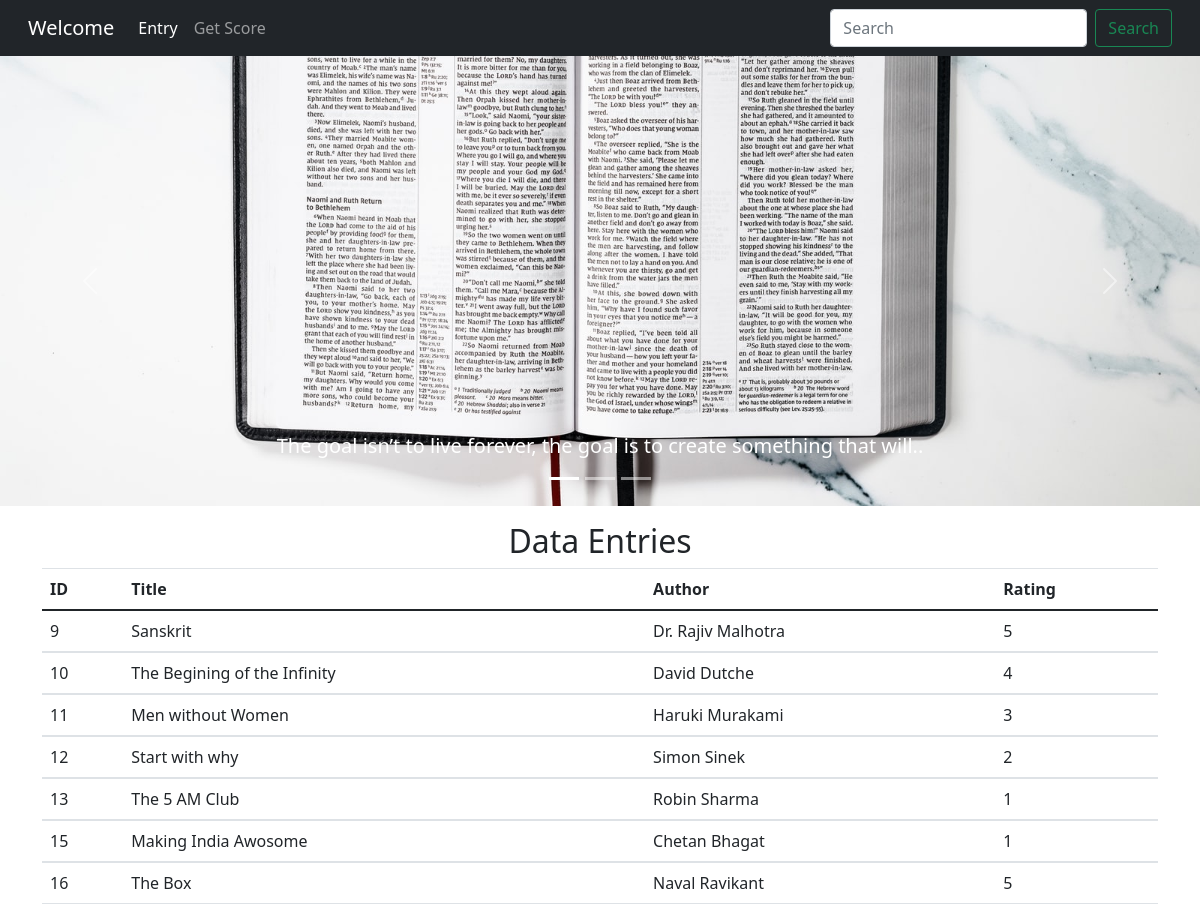
The page / on the database its author committed.
### rest_app/models.py (models this page shows)
class Article(models.Model):
    id=models.AutoField(primary_key=True)
    title=models.CharField(max_length=100)
    author=models.CharField(max_length=100)
    rating=models.CharField(max_length=5,
        choices=rating_choice,
        default=5
    )
    date=models.DateTimeField(auto_now_add=True)
    def __str__(self):
        return self.title

### rest_app/views.py (the view)
# urls.py: 2. Add a URL to urlpatterns:  path('', views.home, name='home')
def home(request):
    articles = Article.objects.all()
    print(articles)
    serializer = ArticleSerializer(articles, many=True)
    data=serializer.data
    return render(request, 'welcome.html', {'d': data})

### templates/welcome.html (shortened to what this page needs)
{% extends 'base.html' %}
{% block body%}
<div class= "container-fluid px-0 mb-3">
<div id="carouselExampleCaptions" class="carousel slide" data-bs-ride="carousel">
  <ol class="carousel-indicators">
    <li data-bs-target="#carouselExampleCaptions" data-bs-slide-to="0" class="active"></li>
    <li data-bs-target="#carouselExampleCaptions" data-bs-slide-to="1"></li>
    <li data-bs-target="#carouselExampleCaptions" data-bs-slide-to="2"></li>
  </ol>
  <div class="carousel-inner">
    <div class="carousel-item active">
      <img src="static/img/slide1.jpg" class="d-block w-100" alt="...">
      <div class="carousel-caption d-none d-md-block">
        <h5>The goal isn’t to live forever, the goal is to create something that will..</h5>
      </div>
    </div>
  </div>
  <a class="carousel-control-prev" href="#carouselExampleCaptions" role="button" data-bs-slide="prev">
    <span class="carousel-control-prev-icon" aria-hidden="true"></span>
  </a>
  <a class="carousel-control-next" href="#carouselExampleCaptions" role="button" data-bs-slide="next">
    <span class="carousel-control-next-icon" aria-hidden="true"></span>
  </a>
</div>
</div>
<div class="container">
  <h2 class="text-center">Data Entries</h2>
  <table class="table">
    <thead>
      <tr>
        <th>ID </th>
        <th>Title </th>
        <th>Author</th>
        <th>Rating</th>
      </tr>
    </thead>
    {% for item in d%}
    <tbody>
      <tr>
        <td>{{item.id}}</td>
        <td>{{item.title}}</td>
        <td>{{item.author}}</td>
        <td>{{item.rating}}</td>
      </tr>
    </tbody>
    {% endfor %}
  </table>
</div>
{% endblock%}

### templates/base.html (shortened to what this page needs)
<!doctype html>
<html lang="en">
  <head>
    <link rel="stylesheet" href="https://maxcdn.bootstrapcdn.com/bootstrap/4.5.2/css/bootstrap.min.css">
    <link href="https://cdn.jsdelivr.net/npm/bootstrap@5.0.0-beta1/dist/css/bootstrap.min.css" rel="stylesheet">
  </head>
  <body>
    <nav class="navbar navbar-expand-lg navbar-dark bg-dark">
      <div class="container-fluid">
        <a class="navbar-brand" href="/">Welcome</a>
        <div class="collapse navbar-collapse" id="navbarSupportedContent">
          <ul class="navbar-nav me-auto mb-2 mb-lg-0">
            <li class="nav-item">
              <a class="nav-link active" aria-current="page" href="/entry">Entry</a>
            </li>
            <li class="nav-item">
              <a class="nav-link" href="/get_score">Get Score</a>
            </li>
          </ul>
          <form class="d-flex">
            <input class="form-control me-2" type="search" placeholder="Search" aria-label="Search">
            <button class="btn btn-outline-success" type="submit">Search</button>
          </form>
        </div>
      </div>
    </nav>
    {% block body %}
    {% endblock %}
  </body>
</html>

### rows shown on the page
Article: title "Sanskrit", author "Dr. Rajiv Malhotra"
Article: title "The Begining of the Infinity", author "David Dutche"
Article: title "Men without Women", author "Haruki Murakami"
Article: title "Start with why", author "Simon Sinek"
Article: title "The 5 AM Club", author "Robin Sharma"
Article: title "Making India Awosome", author "Chetan Bhagat"
Article: title "The Box", author "Naval Ravikant"

### other values the page prints
{{ item.id }} "9" "10" "11" "12" "13" "15" "16"
{{ item.rating }} "5" "4" "3" "2" "1" "1" "5"
